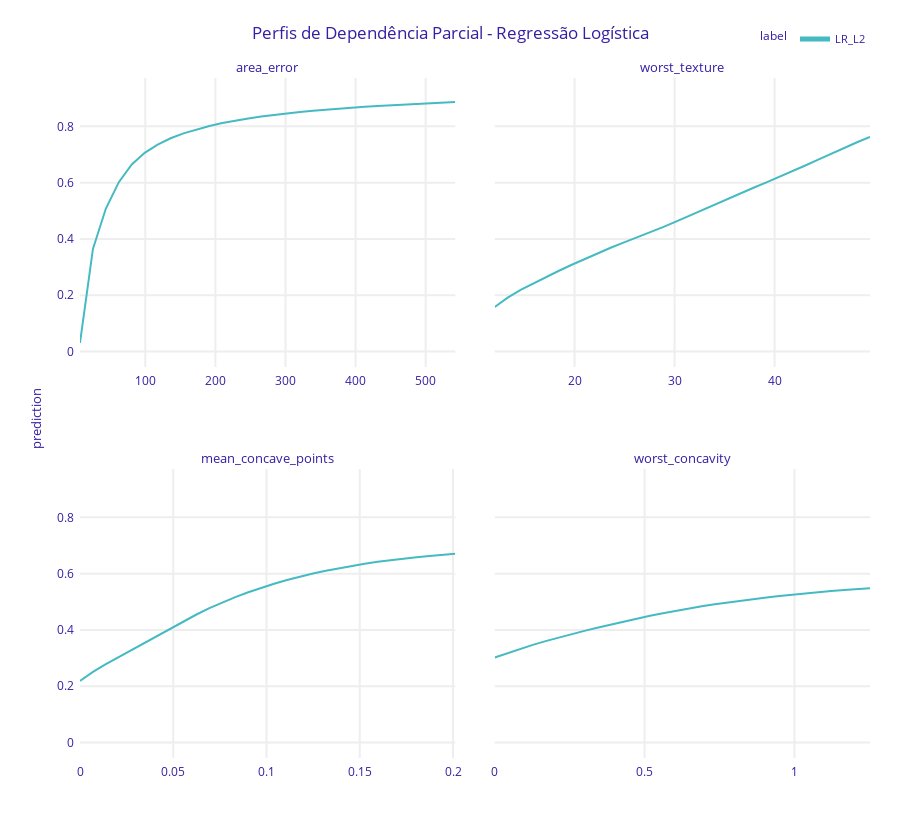

Notebook source saved alongside this figure:
### Markdown cell above
## 📈 Perfis de resposta — PDP e ALE

Nesta seção geramos **perfis globais** de uma variável por vez:

* **PDP (Partial Dependence)**: média das previsões enquanto **mantém as demais variáveis fixas**. Fácil de ler, porém pode distorcer quando há **correlações fortes** entre features.
* **ALE (Accumulated Local Effects)**: foca em **efeitos locais** por janelas e integra os efeitos parciais. É **mais estável** quando há correlação entre preditores.

**Como ler**:

* Eixo x: valores da variável (na escala original do pipeline de entrada).
* Eixo y: mudança na **probabilidade prevista** (ou no *link* interno), mantendo o restante como observado.

> **Nota sobre a escolha do PDP**: Optamos por utilizar os perfis PDP nesta análise porque as 12 features selecionadas para o modelo passaram por um processo de poda (*pruning*) baseado na correlação. Esse procedimento de seleção reduziu significativamente a multicolinearidade entre as variáveis, mitigando um dos principais problemas do PDP. Dessa forma, os perfis PDP refletem de maneira mais fiel a relação entre cada variável e a predição do modelo.

### Code cell
# Cell 6: Perfil de Dependência Parcial (Partial Dependence Profile)
# Calcular o perfil de dependência parcial para algumas features importantes
# Vamos escolher as 4 mais importantes do gráfico anterior
# --- Top-3 features pela importância (permutações) ---
vi = variable_importance.result.copy()
top_features = (
    vi[vi["variable"] != "_baseline_"]
      .groupby("variable")["dropout_loss"].mean()
      .sort_values(ascending=False)
      .head(4)
      .index.tolist()
)
print("Top-4 features:", top_features)

# --- PDP (ou ALE) ---
pdp = explainer.model_profile(
    type="partial",           # ou "accumulated" (ALE), melhor com features correlacionadas
    variables=top_features,
    N=300,                    # amostras para calcular o perfil
    grid_points=30,           # resolução do eixo x (ajuste se quiser curvas mais suaves)
    verbose=False
)

fig_pdp = pdp.plot(variables=top_features, show=False)  # retorna Plotly Figure
fig_pdp.update_layout(title="Perfis de Dependência Parcial - Regressão Logística")
fig_pdp.show()

### Figure 1 — Plotly figure (JSON) as saved in the notebook; plotly's stock layout.template omitted (floating-point values rounded to 4 significant figures)
{"data": [{"customdata": [[0.3865, "LR_L2", "area_error"], [0.3865, "LR_L2", "area_error"], [0.3865, "LR_L2", "area_error"], [0.3865, "LR_L2", "area_error"], [0.3865, "LR_L2", "area_error"], [0.3865, "LR_L2", "area_error"], [0.3865, "LR_L2", "area_error"], [0.3865, "LR_L2", "area_error"], [0.3865, "LR_L2", "area_error"], [0.3865, "LR_L2", "area_error"], [0.3865, "LR_L2", "area_error"], [0.3865, "LR_L2", "area_error"], [0.3865, "LR_L2", "area_error"], [0.3865, "LR_L2", "area_error"], [0.3865, "LR_L2", "area_error"], [0.3865, "LR_L2", "area_error"], [0.3865, "LR_L2", "area_error"], [0.3865, "LR_L2", "area_error"], [0.3865, "LR_L2", "area_error"], [0.3865, "LR_L2", "area_error"], [0.3865, "LR_L2", "area_error"], [0.3865, "LR_L2", "area_error"], [0.3865, "LR_L2", "area_error"], [0.3865, "LR_L2", "area_error"], [0.3865, "LR_L2", "area_error"], [0.3865, "LR_L2", "area_error"], [0.3865, "LR_L2", "area_error"], [0.3865, "LR_L2", "area_error"], [0.3865, "LR_L2", "area_error"], [0.3865, "LR_L2", "area_error"]], "hovertemplate": "<b>%{hovertext}</b><br><br>prediction=%{y:.3f}<br>mean_prediction=%{customdata[0]:.3f}<extra></extra>", "hovertext": ["LR_L2", "LR_L2", "LR_L2", "LR_L2", "LR_L2", "LR_L2", "LR_L2", "LR_L2", "LR_L2", "LR_L2", "LR_L2", "LR_L2", "LR_L2", "LR_L2", "LR_L2", "LR_L2", "LR_L2", "LR_L2", "LR_L2", "LR_L2", "LR_L2", "LR_L2", "LR_L2", "LR_L2", "LR_L2", "LR_L2", "LR_L2", "LR_L2", "LR_L2", "LR_L2"], "legendgroup": "LR_L2", "line": {"color": "#46bac2", "dash": "solid", "width": 2}, "marker": {"symbol": "circle"}, "mode": "lines", "name": "LR_L2", "opacity": 1, "orientation": "v", "showlegend": true, "type": "scatter", "x": [6.802, 25.26, 43.73, 62.19, 80.65, 99.11, 117.6, 136.0, 154.5, 173.0, 191.4, 209.9, 228.3, 246.8, 265.3, 283.7, 302.2, 320.7, 339.1, 357.6, 376.0, 394.5, 413.0, 431.4, 449.9, 468.4, 486.8, 505.3, 523.7, 542.2], "xaxis": "x3", "y": [0.03041, 0.3645, 0.5079, 0.6017, 0.6644, 0.7059, 0.7354, 0.7576, 0.7752, 0.7896, 0.8015, 0.8116, 0.8204, 0.828, 0.8347, 0.8406, 0.846, 0.8508, 0.8552, 0.8592, 0.8629, 0.8663, 0.8695, 0.8724, 0.8751, 0.8776, 0.88, 0.8822, 0.8843, 0.8863], "yaxis": "y3"}, {"customdata": [[0.3865, "LR_L2", "worst_texture"], [0.3865, "LR_L2", "worst_texture"], [0.3865, "LR_L2", "worst_texture"], [0.3865, "LR_L2", "worst_texture"], [0.3865, "LR_L2", "worst_texture"], [0.3865, "LR_L2", "worst_texture"], [0.3865, "LR_L2", "worst_texture"], [0.3865, "LR_L2", "worst_texture"], [0.3865, "LR_L2", "worst_texture"], [0.3865, "LR_L2", "worst_texture"], [0.3865, "LR_L2", "worst_texture"], [0.3865, "LR_L2", "worst_texture"], [0.3865, "LR_L2", "worst_texture"], [0.3865, "LR_L2", "worst_texture"], [0.3865, "LR_L2", "worst_texture"], [0.3865, "LR_L2", "worst_texture"], [0.3865, "LR_L2", "worst_texture"], [0.3865, "LR_L2", "worst_texture"], [0.3865, "LR_L2", "worst_texture"], [0.3865, "LR_L2", "worst_texture"], [0.3865, "LR_L2", "worst_texture"], [0.3865, "LR_L2", "worst_texture"], [0.3865, "LR_L2", "worst_texture"], [0.3865, "LR_L2", "worst_texture"], [0.3865, "LR_L2", "worst_texture"], [0.3865, "LR_L2", "worst_texture"], [0.3865, "LR_L2", "worst_texture"], [0.3865, "LR_L2", "worst_texture"], [0.3865, "LR_L2", "worst_texture"], [0.3865, "LR_L2", "worst_texture"]], "hovertemplate": "<b>%{hovertext}</b><br><br>prediction=%{y:.3f}<br>mean_prediction=%{customdata[0]:.3f}<extra></extra>", "hovertext": ["LR_L2", "LR_L2", "LR_L2", "LR_L2", "LR_L2", "LR_L2", "LR_L2", "LR_L2", "LR_L2", "LR_L2", "LR_L2", "LR_L2", "LR_L2", "LR_L2", "LR_L2", "LR_L2", "LR_L2", "LR_L2", "LR_L2", "LR_L2", "LR_L2", "LR_L2", "LR_L2", "LR_L2", "LR_L2", "LR_L2", "LR_L2", "LR_L2", "LR_L2", "LR_L2"], "legendgroup": "LR_L2", "line": {"color": "#46bac2", "dash": "solid", "width": 2}, "marker": {"symbol": "circle"}, "mode": "lines", "name": "LR_L2", "opacity": 1, "orientation": "v", "showlegend": false, "type": "scatter", "x": [12.02, 13.31, 14.61, 15.9, 17.2, 18.49, 19.78, 21.08, 22.37, 23.66, 24.96, 26.25, 27.55, 28.84, 30.13, 31.43, 32.72, 34.01, 35.31, 36.6, 37.9, 39.19, 40.48, 41.78, 43.07, 44.36, 45.66, 46.95, 48.25, 49.54], "xaxis": "x4", "y": [0.1581, 0.1912, 0.2189, 0.2429, 0.2657, 0.2878, 0.3091, 0.3299, 0.3503, 0.3696, 0.3879, 0.4054, 0.4232, 0.4418, 0.4615, 0.482, 0.5027, 0.5232, 0.5432, 0.5627, 0.5818, 0.6009, 0.6203, 0.6403, 0.6609, 0.6819, 0.703, 0.7236, 0.7436, 0.7628], "yaxis": "y4"}, {"customdata": [[0.3865, "LR_L2", "mean_concave_points"], [0.3865, "LR_L2", "mean_concave_points"], [0.3865, "LR_L2", "mean_concave_points"], [0.3865, "LR_L2", "mean_concave_points"], [0.3865, "LR_L2", "mean_concave_points"], [0.3865, "LR_L2", "mean_concave_points"], [0.3865, "LR_L2", "mean_concave_points"], [0.3865, "LR_L2", "mean_concave_points"], [0.3865, "LR_L2", "mean_concave_points"], [0.3865, "LR_L2", "mean_concave_points"], [0.3865, "LR_L2", "mean_concave_points"], [0.3865, "LR_L2", "mean_concave_points"], [0.3865, "LR_L2", "mean_concave_points"], [0.3865, "LR_L2", "mean_concave_points"], [0.3865, "LR_L2", "mean_concave_points"], [0.3865, "LR_L2", "mean_concave_points"], [0.3865, "LR_L2", "mean_concave_points"], [0.3865, "LR_L2", "mean_concave_points"], [0.3865, "LR_L2", "mean_concave_points"], [0.3865, "LR_L2", "mean_concave_points"], [0.3865, "LR_L2", "mean_concave_points"], [0.3865, "LR_L2", "mean_concave_points"], [0.3865, "LR_L2", "mean_concave_points"], [0.3865, "LR_L2", "mean_concave_points"], [0.3865, "LR_L2", "mean_concave_points"], [0.3865, "LR_L2", "mean_concave_points"], [0.3865, "LR_L2", "mean_concave_points"], [0.3865, "LR_L2", "mean_concave_points"], [0.3865, "LR_L2", "mean_concave_points"], [0.3865, "LR_L2", "mean_concave_points"]], "hovertemplate": "<b>%{hovertext}</b><br><br>prediction=%{y:.3f}<br>mean_prediction=%{customdata[0]:.3f}<extra></extra>", "hovertext": ["LR_L2", "LR_L2", "LR_L2", "LR_L2", "LR_L2", "LR_L2", "LR_L2", "LR_L2", "LR_L2", "LR_L2", "LR_L2", "LR_L2", "LR_L2", "LR_L2", "LR_L2", "LR_L2", "LR_L2", "LR_L2", "LR_L2", "LR_L2", "LR_L2", "LR_L2", "LR_L2", "LR_L2", "LR_L2", "LR_L2", "LR_L2", "LR_L2", "LR_L2", "LR_L2"], "legendgroup": "LR_L2", "line": {"color": "#46bac2", "dash": "solid", "width": 2}, "marker": {"symbol": "circle"}, "mode": "lines", "name": "LR_L2", "opacity": 1, "orientation": "v", "showlegend": false, "type": "scatter", "x": [0, 0.006938, 0.01388, 0.02081, 0.02775, 0.03469, 0.04163, 0.04857, 0.0555, 0.06244, 0.06938, 0.07632, 0.08326, 0.09019, 0.09713, 0.1041, 0.111, 0.1179, 0.1249, 0.1318, 0.1388, 0.1457, 0.1526, 0.1596, 0.1665, 0.1734, 0.1804, 0.1873, 0.1943, 0.2012], "xaxis": "x", "y": [0.2188, 0.2508, 0.2782, 0.3035, 0.3276, 0.3518, 0.3775, 0.4042, 0.4303, 0.4548, 0.4772, 0.4978, 0.5165, 0.5337, 0.5495, 0.564, 0.5773, 0.5894, 0.6004, 0.6104, 0.6195, 0.6277, 0.6351, 0.6419, 0.648, 0.6535, 0.6585, 0.663, 0.6672, 0.6709], "yaxis": "y"}, {"customdata": [[0.3865, "LR_L2", "worst_concavity"], [0.3865, "LR_L2", "worst_concavity"], [0.3865, "LR_L2", "worst_concavity"], [0.3865, "LR_L2", "worst_concavity"], [0.3865, "LR_L2", "worst_concavity"], [0.3865, "LR_L2", "worst_concavity"], [0.3865, "LR_L2", "worst_concavity"], [0.3865, "LR_L2", "worst_concavity"], [0.3865, "LR_L2", "worst_concavity"], [0.3865, "LR_L2", "worst_concavity"], [0.3865, "LR_L2", "worst_concavity"], [0.3865, "LR_L2", "worst_concavity"], [0.3865, "LR_L2", "worst_concavity"], [0.3865, "LR_L2", "worst_concavity"], [0.3865, "LR_L2", "worst_concavity"], [0.3865, "LR_L2", "worst_concavity"], [0.3865, "LR_L2", "worst_concavity"], [0.3865, "LR_L2", "worst_concavity"], [0.3865, "LR_L2", "worst_concavity"], [0.3865, "LR_L2", "worst_concavity"], [0.3865, "LR_L2", "worst_concavity"], [0.3865, "LR_L2", "worst_concavity"], [0.3865, "LR_L2", "worst_concavity"], [0.3865, "LR_L2", "worst_concavity"], [0.3865, "LR_L2", "worst_concavity"], [0.3865, "LR_L2", "worst_concavity"], [0.3865, "LR_L2", "worst_concavity"], [0.3865, "LR_L2", "worst_concavity"], [0.3865, "LR_L2", "worst_concavity"], [0.3865, "LR_L2", "worst_concavity"]], "hovertemplate": "<b>%{hovertext}</b><br><br>prediction=%{y:.3f}<br>mean_prediction=%{customdata[0]:.3f}<extra></extra>", "hovertext": ["LR_L2", "LR_L2", "LR_L2", "LR_L2", "LR_L2", "LR_L2", "LR_L2", "LR_L2", "LR_L2", "LR_L2", "LR_L2", "LR_L2", "LR_L2", "LR_L2", "LR_L2", "LR_L2", "LR_L2", "LR_L2", "LR_L2", "LR_L2", "LR_L2", "LR_L2", "LR_L2", "LR_L2", "LR_L2", "LR_L2", "LR_L2", "LR_L2", "LR_L2", "LR_L2"], "legendgroup": "LR_L2", "line": {"color": "#46bac2", "dash": "solid", "width": 2}, "marker": {"symbol": "circle"}, "mode": "lines", "name": "LR_L2", "opacity": 1, "orientation": "v", "showlegend": false, "type": "scatter", "x": [0, 0.04317, 0.08634, 0.1295, 0.1727, 0.2159, 0.259, 0.3022, 0.3454, 0.3886, 0.4317, 0.4749, 0.5181, 0.5612, 0.6044, 0.6476, 0.6908, 0.7339, 0.7771, 0.8203, 0.8634, 0.9066, 0.9498, 0.993, 1.036, 1.079, 1.122, 1.166, 1.209, 1.252], "xaxis": "x2", "y": [0.3022, 0.3182, 0.3334, 0.3476, 0.361, 0.3736, 0.3857, 0.3974, 0.4087, 0.4197, 0.4303, 0.4405, 0.4502, 0.4595, 0.4682, 0.4764, 0.4841, 0.4913, 0.498, 0.5043, 0.5101, 0.5156, 0.5207, 0.5254, 0.5299, 0.534, 0.5379, 0.5416, 0.545, 0.5482], "yaxis": "y2"}], "layout": {"annotations": [{"font": {"size": 13}, "showarrow": false, "text": "mean_concave_points", "x": 0.2375, "xanchor": "center", "xref": "paper", "y": 0.425, "yanchor": "bottom", "yref": "paper"}, {"font": {"size": 13}, "showarrow": false, "text": "worst_concavity", "x": 0.7625, "xanchor": "center", "xref": "paper", "y": 0.425, "yanchor": "bottom", "yref": "paper"}, {"font": {"size": 13}, "showarrow": false, "text": "area_error", "x": 0.2375, "xanchor": "center", "xref": "paper", "y": 1, "yanchor": "bottom", "yref": "paper"}, {"font": {"size": 13}, "showarrow": false, "text": "worst_texture", "x": 0.7625, "xanchor": "center", "xref": "paper", "y": 1, "yanchor": "bottom", "yref": "paper"}, {"font": {"size": 13}, "showarrow": false, "text": "prediction", "textangle": -90, "x": -0.07, "xref": "paper", "y": 0.5, "yref": "paper"}], "font": {"color": "#371ea3"}, "height": 829, "hovermode": "x unified", "legend": {"font": {"size": 11}, "itemsizing": "constant", "orientation": "h", "title": {"font": {"size": 12}, "text": "label"}, "tracegroupgap": 0, "x": 1, "xanchor": "right", "y": 1.036, "yanchor": "bottom"}, "margin": {"b": 71, "r": 30, "t": 78}, "title": {"text": "Perfis de Dependência Parcial - Regressão Logística"}, "xaxis": {"anchor": "y", "automargin": true, "domain": [0, 0.475], "fixedrange": true, "gridwidth": 2, "showticklabels": true, "tickcolor": "white", "ticklen": 3, "ticks": "outside", "title": {"text": ""}, "type": "linear", "zeroline": false}, "xaxis2": {"anchor": "y2", "automargin": true, "domain": [0.525, 1], "fixedrange": true, "gridwidth": 2, "showticklabels": true, "tickcolor": "white", "ticklen": 3, "ticks": "outside", "title": {"text": ""}, "type": "linear", "zeroline": false}, "xaxis3": {"anchor": "y3", "automargin": true, "domain": [0, 0.475], "fixedrange": true, "gridwidth": 2, "showticklabels": true, "tickcolor": "white", "ticklen": 3, "ticks": "outside", "title": {"text": ""}, "type": "linear", "zeroline": false}, "xaxis4": {"anchor": "y4", "automargin": true, "domain": [0.525, 1], "fixedrange": true, "gridwidth": 2, "showticklabels": true, "tickcolor": "white", "ticklen": 3, "ticks": "outside", "title": {"text": ""}, "type": "linear", "zeroline": false}, "yaxis": {"anchor": "x", "automargin": true, "domain": [0, 0.425], "fixedrange": true, "gridwidth": 2, "range": [-0.05517, 0.9719], "tickcolor": "white", "ticklen": 3, "ticks": "outside", "title": {"text": ""}, "type": "linear", "zeroline": false}, "yaxis2": {"anchor": "x2", "automargin": true, "domain": [0, 0.425], "fixedrange": true, "gridwidth": 2, "matches": "y", "showticklabels": false, "tickcolor": "white", "ticklen": 3, "ticks": "outside", "title": {"text": ""}, "type": "linear", "zeroline": false}, "yaxis3": {"anchor": "x3", "automargin": true, "domain": [0.575, 1], "fixedrange": true, "gridwidth": 2, "matches": "y", "range": [-0.05517, 0.9719], "tickcolor": "white", "ticklen": 3, "ticks": "outside", "title": {"text": ""}, "type": "linear", "zeroline": false}, "yaxis4": {"anchor": "x4", "automargin": true, "domain": [0.575, 1], "fixedrange": true, "gridwidth": 2, "matches": "y", "showticklabels": false, "tickcolor": "white", "ticklen": 3, "ticks": "outside", "title": {"text": ""}, "type": "linear", "zeroline": false}}}
